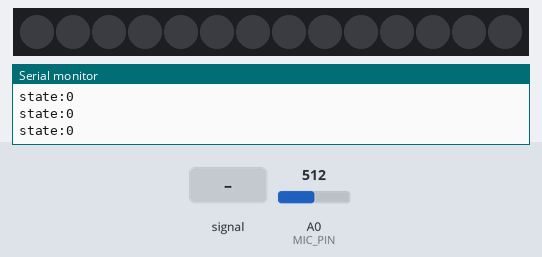
The sketch below on a simulated Arduino Uno, built with avr-gcc and run on an emulated ATmega328P. Shown: 14 RGB LEDs in strip order, left to right, the last lines printed to the serial monitor. Inputs (shaded band) come from the test bench; at power-on: A0 (MIC_PIN) = 512. Dim RGB values are drawn brighter than linear.

Above: at 1.2 s.
1.3 s: A0 (MIC_PIN) set to 716
At 4.3 s:
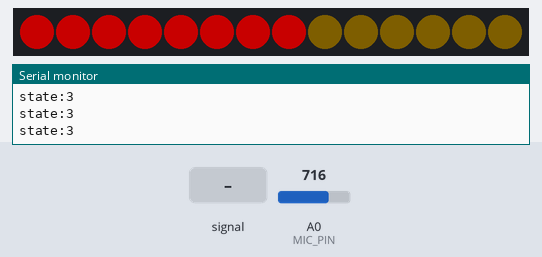
6.1 s: A0 (MIC_PIN) fed a 2 Hz sine of ±306 counts around its level
At 8.1 s:
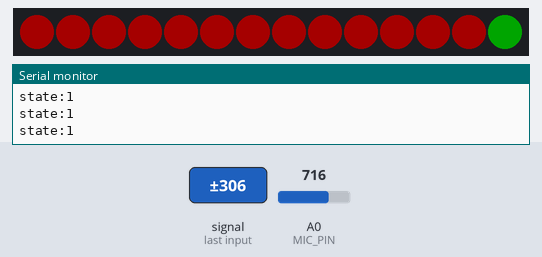
9.1 s: A0 (MIC_PIN) set to 900
At 10.23 s:
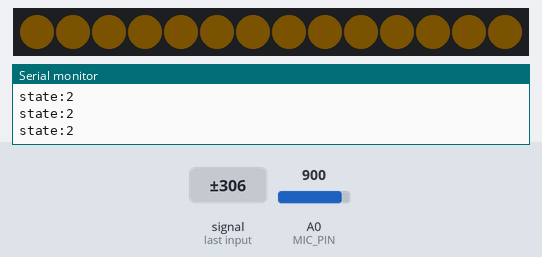
13.8 s: A0 (MIC_PIN) set to 1023
At 16.89 s:
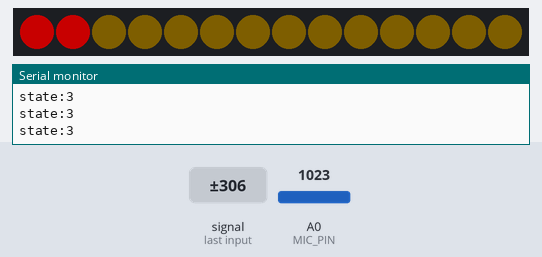

The sketch:

screamer.ino
```cpp
#include <Adafruit_NeoPixel.h>

#define LED_PIN 5
#define LED_COUNT 14
// Brightness min/max 0/255
#define BRIGHTNESS 100
// Time in milliseconds between updates
// About 50 is more responsive and 100 is more steady.
#define INTERVAL_UPDATE 50

#define MIC_PIN A0
// About 10 keeps most background noise from lighting LEDs.
#define NOISE_LEVEL 10
#define INTERVAL_UPDATE_AGC 50

// LED constructor
// Argument 1 = Number of pixels in NeoPixel leds
// Argument 2 = Arduino pin number (most are valid)
// Argument 3 = Pixel type flags, add together as needed:
//   NEO_KHZ800  800 KHz bitstream (most NeoPixel products w/WS2812 LEDs)
//   NEO_KHZ400  400 KHz (classic 'v1' (not v2) FLORA pixels, WS2811 drivers)
//   NEO_GRB     Pixels are wired for GRB bitstream (most NeoPixel products)
//   NEO_RGB     Pixels are wired for RGB bitstream (v1 FLORA pixels, not v2)
//   NEO_RGBW    Pixels are wired for RGBW bitstream (NeoPixel RGBW products)
Adafruit_NeoPixel leds(LED_COUNT, LED_PIN, NEO_GRB + NEO_KHZ400);

// LED variables
unsigned long last_change = 0;
unsigned long last_change_agc = 0;
unsigned long now = 0;
unsigned long scream_start;
unsigned long scream_length;
uint8_t led_warm_up;

// Microphon variables
uint8_t mic = MIC_PIN;
uint8_t micOut;
uint16_t average;
uint16_t sound_level;
uint16_t sound_level_max_interval;
uint16_t sound_level_max;
uint16_t sound_level_max_average;
uint16_t sound_level_average;
uint16_t i;

// State machine
enum {
  VU_METER_NORMAL,
  VU_METER_GATER_POWER,
  WARM_UP,
  POWER_GATHERED,
  POWER_DISCHARGED,
};
uint8_t state_machine = VU_METER_NORMAL;

void setup() {
  Serial.begin(9600);

  leds.begin();           // INITIALIZE NeoPixel leds object (REQUIRED)
  leds.show();            // Turn OFF all pixels ASAP
  leds.setBrightness(BRIGHTNESS);

  last_change = millis();
  last_change_agc = millis();
}

void loop() {
  now = millis();
  switch(state_machine)
  {
    case VU_METER_NORMAL:
      if(vu_meter() > 4)
      {
        state_machine = VU_METER_GATER_POWER;
      }
      scream_start = now;
      break;

    case VU_METER_GATER_POWER:
      if(vu_meter() == 0)
      {
        last_change = now;
        led_warm_up = 0;
        state_machine = WARM_UP;
      }
      else
      {
        // Count up power (length of sound)
        scream_length = millis() - scream_start;
      }
      break;

    case WARM_UP:
      if(warm_up() > 0)
      {
        led_warm_up = 0;
        state_machine = POWER_GATHERED;
      }
      break;

    case POWER_GATHERED:
      if(power_gathered() > 0)
      {
        led_warm_up = 0;
        state_machine = POWER_DISCHARGED;
      }
      break;

    case POWER_DISCHARGED:
      if(power_discharged() > 0)
      {
        state_machine = VU_METER_NORMAL;
      }
      break;
  }
  Serial.print("state:");
  Serial.println(state_machine);

}

// VU Meter effect
uint8_t vu_meter()
{
  micOut = analogRead(mic);

  // Remove DC component by tracking slow average
  average = (micOut + average * 9) / 10;
  sound_level = abs(micOut - average);

  // Serial.print("mic:");
  // Serial.println(micOut);
  // Serial.print("avg:");
  // Serial.println(average);
  // Serial.print("lev:");
  // Serial.println(sound_level);

  // Remove noise
  if(sound_level < NOISE_LEVEL)
  {
    sound_level = 0;
  }
  else
  {
    sound_level -= NOISE_LEVEL;
  }

  // // Automatic Gain Control
  // if(now > last_change_agc)
  // {
  //   last_change_agc = now + INTERVAL_UPDATE_AGC;
  //   sound_level_average = (sound_level_average + sound_level * 99) / 100;
  //   Serial.print("snd lev avg:");
  //   Serial.println(sound_level_average);
  //   // If we go beyond the number of LEDs invoke AGC control
  //   if (sound_level_average > LED_COUNT)
  //   {
  //     sound_level = sound_level * (LED_COUNT / (float)sound_level_average);
  //   }
  // }

  if(now > last_change)
  {
    last_change = now + INTERVAL_UPDATE;

    // Track peak levels
    if(sound_level_max < sound_level_max_interval)
    {
      sound_level_max = sound_level_max_interval;
      if(sound_level_max >= LED_COUNT)
      {
        sound_level_max = LED_COUNT - 1;
      }
      sound_level_max_average = sound_level_max;
    }
    sound_level_max = (sound_level_max + sound_level_max_average * 9) / 10;
    if(sound_level_max_average > 0)
    {
      sound_level_max_average--;
    }

    // Light up the LEDs
    for(i = 0; i < LED_COUNT; i++)
    {
      // Display sound level
      if(i < sound_level_max_interval)
      {
        leds.setPixelColor(i, 100, 0, 0);
      }
      else
      {
        leds.setPixelColor(i, 0, 0, 0);
      }
      // Display peak sound level
      if((i == sound_level_max) && (i > 0))
      {
        leds.setPixelColor(i, 0, 100, 0);
      }
    }
    leds.show();
    sound_level_max_interval = 0;
  }
  else
  {
    // Track the maxmimum until the next LED update.
    if(sound_level_max_interval < sound_level)
    {
      sound_level_max_interval = sound_level;
    }
  }
  return sound_level_max;
}

// Warmup effect
uint8_t warm_up(void)
{
  uint8_t return_value = 0;
  if(now > last_change)
  {
    last_change = now + 25;

    led_warm_up++;
    // Light up the LEDs
    for(i = 0; i < LED_COUNT; i++)
    {
      leds.setPixelColor(i, led_warm_up, led_warm_up * 0.8f, 0);
    }
    leds.show();

    // Serial.print("glow:");
    // Serial.println(led_warm_up);

    if(led_warm_up > 10)
    {
      return_value = 1;
    }
    else
    {
      return_value = 0;
    }
  }
  return return_value;
}

// Display the gathered power effect
uint8_t power_gathered(void)
{
  uint8_t return_value = 0;
  if(now > last_change)
  {
    last_change = now + 150;

    led_warm_up++;
    // Light up the LEDs
    for(i = 0; i < LED_COUNT; i++)
    {
      if(i < led_warm_up)
      {
        if((scream_length / 100) > i)
        {
          leds.setPixelColor(i, 255, 0, 0);
        }
      }
    }
    leds.show();

    if(led_warm_up > LED_COUNT)
    {
      return_value = 1;
    }
    else
    {
      return_value = 0;
    }
  }
  return return_value;
}

uint8_t power_discharged(void)
{
  uint8_t return_value = 0;
  if(now > last_change)
  {
    last_change = now + 25;

    led_warm_up++;
    // Light off all the LEDs
    leds.setBrightness(100 - led_warm_up);
    leds.show();

    if(led_warm_up >= 100)
    {
      // Light off all the LEDs
      for(i = 0; i < LED_COUNT; i++)
      {
        leds.setPixelColor(i, 0, 0, 0);
      }
      leds.setBrightness(BRIGHTNESS);
      leds.show();
      return_value = 1;
    }
    else
    {
      return_value = 0;
    }
  }
  return return_value;
}
```

Measured:
- after the input at 1.3 s, the LEDs: first change after 0.06 s (image 1 shows a later state)
- after the input at 6.1 s, the LEDs: first differ from a run without the input after 1.6 s (image 2)
- after the input at 9.1 s, the LEDs: first change after 0.20 s (image 3 shows a later state)
- after the input at 13.8 s, the LEDs: first differ from a run without the input after 1.7 s (image 4 shows a later state)
- what the display in image 2 shows lasts 0.7 s, from 7.7 s to 8.4 s
